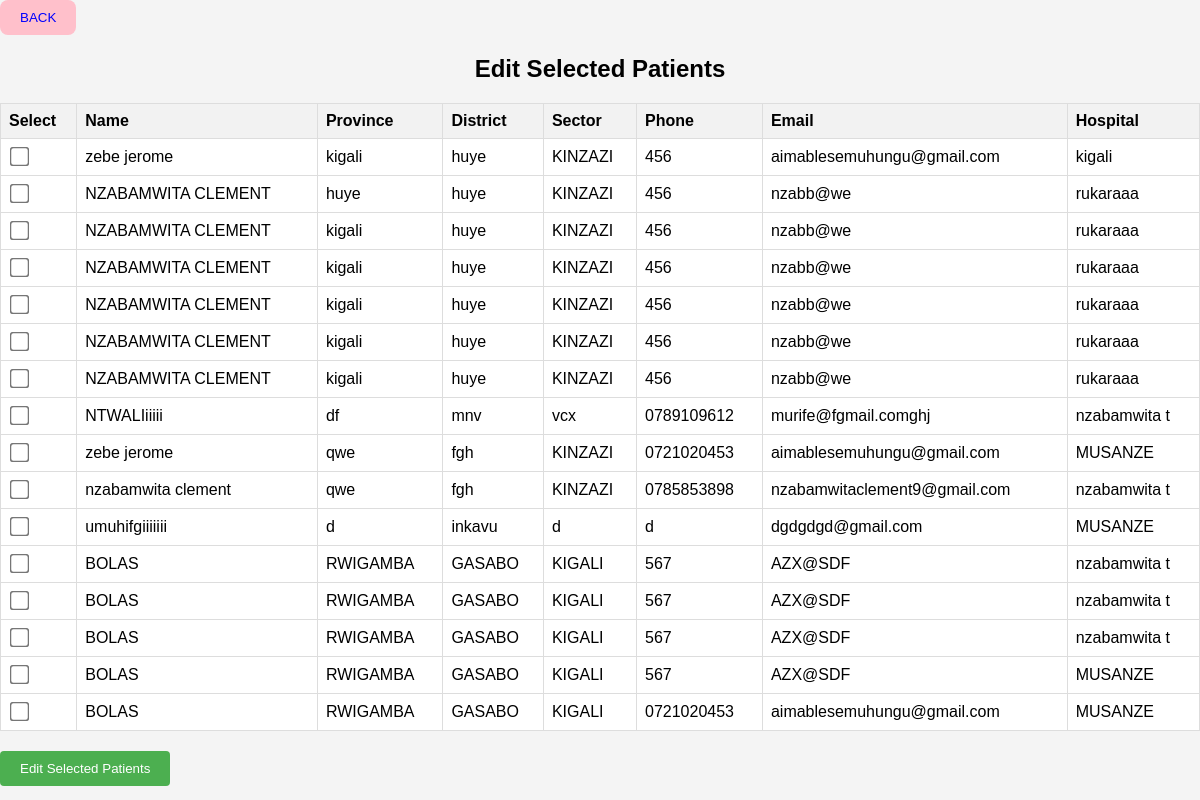
/healthyproject/editpatients.php, run on the app's committed database.
### tables this page shows
CREATE TABLE `patient` (
  `id` int(11) NOT NULL,
  `name` varchar(255) NOT NULL,
  `province` varchar(255) NOT NULL,
  `district` varchar(255) NOT NULL,
  `sector` varchar(255) NOT NULL,
  `phone` varchar(20) NOT NULL,
  `email` varchar(255) NOT NULL,
  `hospital` varchar(255) NOT NULL
);

### healthyproject/editpatients.php (the view, shortened to what this page needs)
<?php
$servername = "localhost";
$username = "root";
$password = "";
$dbname = "health";
$conn = new mysqli($servername, $username, $password, $dbname);
$sql = "SELECT * FROM patient";
$result = $conn->query($sql);
?>
<!DOCTYPE html>
<html>
<head>
</head>
<body>
<a href="dashboard.php">
<button class="custom-button">BACK </button>
        </a>
    <h2>Edit Selected Patients</h2>
    <form action="editselectedpatients.php" method="post">
        <table>
            <tr>
                <th>Select</th>
                <th>Name</th>
                <th>Province</th>
                <th>District</th>
                <th>Sector</th>
                <th>Phone</th>
                <th>Email</th>
                <th>Hospital</th>
            </tr>
            <?php
            if ($result->num_rows > 0) {
                while ($row = $result->fetch_assoc()) {
                    echo "<tr>
                            <td>
                                <input type='checkbox' name='edit[]' value='" . $row['id'] . "'>
                            </td>
                            <td>" . $row['name'] . "</td>
                            <td>" . $row['province'] . "</td>
                            <td>" . $row['district'] . "</td>
                            <td>" . $row['sector'] . "</td>
                            <td>" . $row['phone'] . "</td>
                            <td>" . $row['email'] . "</td>
                            <td>" . $row['hospital'] . "</td>
                        </tr>";
                }
            } else {
                echo "<tr><td colspan='8'>No patients found</td></tr>";
            }
            ?>
        </table>
        <input type="submit" value="Edit Selected Patients">
    </form>
</body>
</html>

### healthyproject/editpatients.php (style rules this page uses)
body { font-family: Arial, sans-serif; background-color: #f4f4f4; margin: 0; padding: 0; }
h2 { text-align: center; }
table { border-collapse: collapse; width: 100%; background-color: #fff; margin-bottom: 20px; }
th, td { border: 1px solid #ddd; padding: 8px; text-align: left; }
th { background-color: #f2f2f2; }
input[type="checkbox"] { transform: scale(1.5); margin-right: 5px; }
input[type="submit"] { padding: 10px 20px; background-color: #4CAF50; color: white; border: none; border-radius: 4px; cursor: pointer; }
table { border-collapse: collapse; width: 100%; }
.custom-button { border-radius: 8px; background-color: pink; color: blue; padding: 10px 20px; border: none; cursor: pointer position:fixed; }

### data on the page
patient: name "zebe jerome", province "kigali", district "huye", sector "KINZAZI", phone "456", email "aimablesemuhungu@gmail.com", hospital "kigali"
patient: name "NZABAMWITA CLEMENT", province "huye", district "huye", sector "KINZAZI", phone "456", email "nzabb@we", hospital "rukaraaa"
patient: name "NZABAMWITA CLEMENT", province "kigali", district "huye", sector "KINZAZI", phone "456", email "nzabb@we", hospital "rukaraaa"
patient: name "NZABAMWITA CLEMENT", province "kigali", district "huye", sector "KINZAZI", phone "456", email "nzabb@we", hospital "rukaraaa"
patient: name "NZABAMWITA CLEMENT", province "kigali", district "huye", sector "KINZAZI", phone "456", email "nzabb@we", hospital "rukaraaa"
patient: name "NZABAMWITA CLEMENT", province "kigali", district "huye", sector "KINZAZI", phone "456", email "nzabb@we", hospital "rukaraaa"
patient: name "NZABAMWITA CLEMENT", province "kigali", district "huye", sector "KINZAZI", phone "456", email "nzabb@we", hospital "rukaraaa"
patient: name "NTWALIiiiii", province "df", district "mnv", sector "vcx", phone "0789109612", email "murife@fgmail.comghj", hospital "nzabamwita t"
patient: name "zebe jerome", province "qwe", district "fgh", sector "KINZAZI", phone "0721020453", email "aimablesemuhungu@gmail.com", hospital "MUSANZE"
patient: name "nzabamwita clement", province "qwe", district "fgh", sector "KINZAZI", phone "0785853898", email "nzabamwitaclement9@gmail.com", hospital "nzabamwita t"
patient: name "umuhifgiiiiiii", province "d", district "inkavu", sector "d", phone "d", email "dgdgdgd@gmail.com", hospital "MUSANZE"
patient: name "BOLAS", province "RWIGAMBA", district "GASABO", sector "KIGALI", phone "567", email "AZX@SDF", hospital "nzabamwita t"
patient: name "BOLAS", province "RWIGAMBA", district "GASABO", sector "KIGALI", phone "567", email "AZX@SDF", hospital "nzabamwita t"
patient: name "BOLAS", province "RWIGAMBA", district "GASABO", sector "KIGALI", phone "567", email "AZX@SDF", hospital "nzabamwita t"
patient: name "BOLAS", province "RWIGAMBA", district "GASABO", sector "KIGALI", phone "567", email "AZX@SDF", hospital "MUSANZE"
patient: name "BOLAS", province "RWIGAMBA", district "GASABO", sector "KIGALI", phone "0721020453", email "aimablesemuhungu@gmail.com", hospital "MUSANZE"
